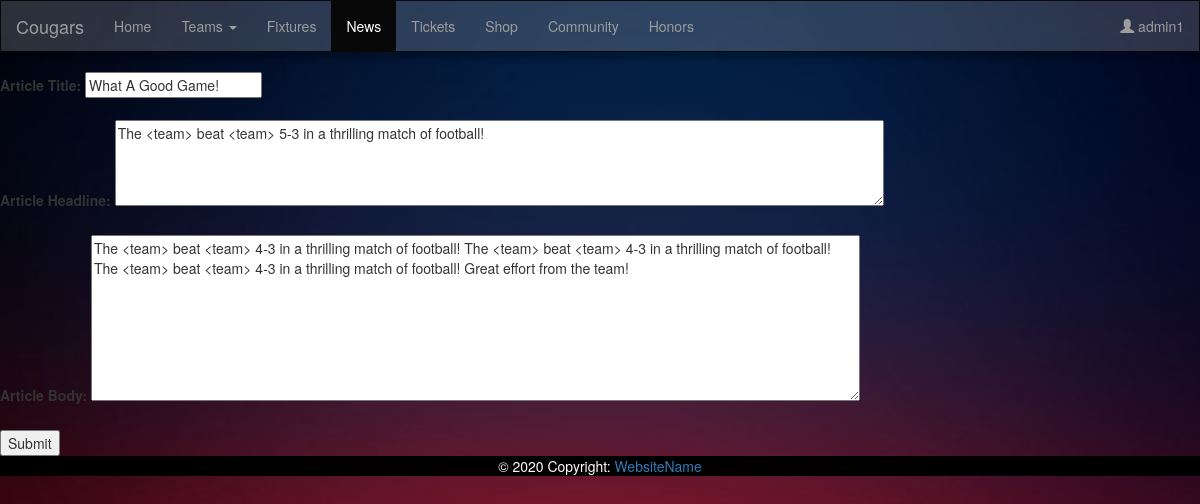
The page /news/article/edit/1 (signed in) on the database as committed earlier.
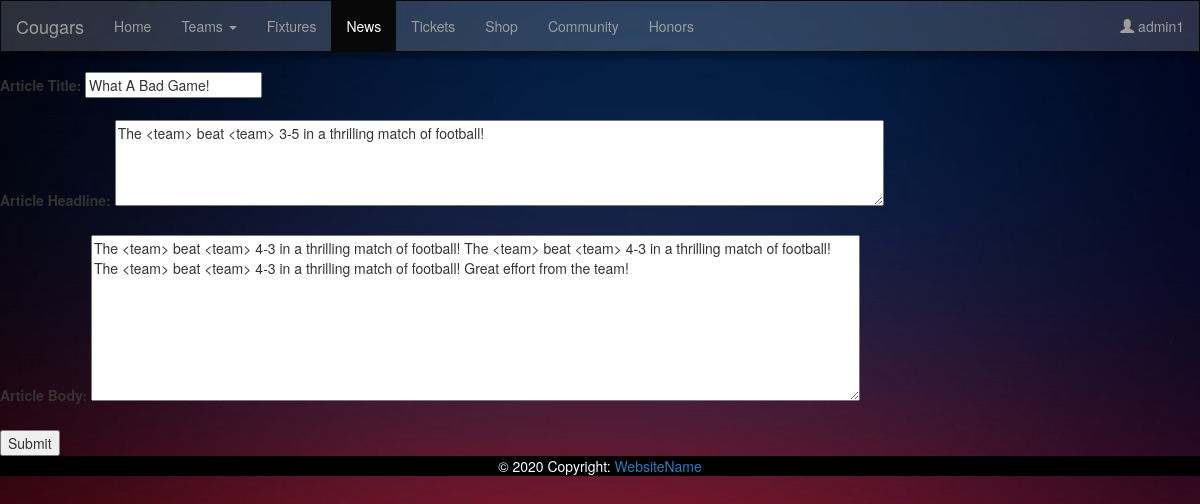
The same page on the database as committed later.
### tables this page shows
CREATE TABLE article (
  articleid int PRIMARY KEY,
  articletitle text NOT NULL,
  articleheadline text NOT NULL,
  articlebody text NOT NULL
);

### app.py (the view)
@app.route('/news/article/edit/<anum>', methods=['GET', 'POST'])
def editArticle(anum):
    if 'user' in session:
        user = session['user']
        role = session['role']
        if role != 'ADMIN':
            return redirect(url_for('main'))
        if request.method == 'POST':
            title = request.form['title']
            headline = request.form['headline']
            body = request.form['body']
            functions.updateArticle(anum, title, headline, body)
            return redirect(url_for('getNews'), code=303)
        article = functions.getArticle(anum)
        return render_template('editarticle.html', user=user, role=role, article=article, anum=anum)
    else:
        return redirect(url_for('main'))

### functions.py (called while the page is built)
def getArticle(aid):
    conn = sqlite3.connect('database/430Group4.db')
    cursor = conn.cursor()
    cursor.execute(
        "select articletitle, articleheadline, articlebody from article WHERE articleid='"+str(aid)+"'")
    res = cursor.fetchall()
    cursor.close()
    conn.close()
    return (res[0][0], res[0][1], res[0][2])

### templates/editarticle.html (shortened to what this page needs)
<!DOCTYPE html>
<html lang="en">
  <head>
    <link
      rel="stylesheet"
      href="https://maxcdn.bootstrapcdn.com/bootstrap/3.4.1/css/bootstrap.min.css"
    />
    <link
      href="{{ url_for('static', filename='css/news.css') }}"
      rel="stylesheet"
      type="text/css"
    />
  </head>
  <body>
    <div>
      <nav class="navbar navbar-inverse bringToFrontDiv">
        <div class="container-fluid">
          <div class="navbar-header">
            <a class="navbar-brand" href="/">Cougars</a>
          </div>
          <ul class="nav navbar-nav">
            <li ><a href="#">Home</a></li>
            <li class="dropdown">
              <a class="dropdown-toggle" data-toggle="dropdown" href="#"
                >Teams <span class="caret"></span
              ></a>
            </li>
            <li><a href="/fixtures">Fixtures</a></li>
            <li class="active"><a href="/news">News</a></li>
            <li><a href="/tickets">Tickets</a></li>
            <li><a href="/shop">Shop</a></li>
            <li><a href="/community">Community</a></li>
            <li><a href="/honorsfb">Honors</a></li>
          </ul>
          <ul class="nav navbar-nav navbar-right">
            <li>
                {%if user is none%}
                <a href="/login">
                <span class="glyphicon glyphicon-user"></span> Profile</a>
                {%else%}
                <a href="/">
                <span class="glyphicon glyphicon-user"></span> {{user}}</a>
                {%endif%}
            </li>
          </ul>
        </div>
      </nav>
      <form action="./{{anum}}" method="POST">
        <label>Article Title:</label>
        <input value = "{{article[0]}}" name = 'title'></input>
        <br><br>
        <label>Article Headline:</label>
        <textarea name="headline" rows="4" cols="100">{{article[1]}}</textarea>
        <br><br>
        <label>Article Body:</label>
        <textarea name="body" rows="8" cols="100">{{article[2]}}</textarea>
          <br><br>
          <input type="submit" value="Submit">
        </form>
  </body>
    <footer class="page-footer " class="navbar-fixed-footer">
      <div
        class="footer-copyright text-center py-3"
        class="navbar-fixed-bottom"
        style="background-color: black; color: white;"
      >
        © 2020 Copyright:
        <a> WebsiteName</a>
      </div>
    </footer>
</html>

Rows that differ between the two databases and show on the page:
changed article: title "What A Good Game!" → "What A Bad Game!"; headline "The <team> beat <team> 5-3 in a thrilling match of football!" → "The <team> beat <team> 3-5 in a thrilling match of football!"
